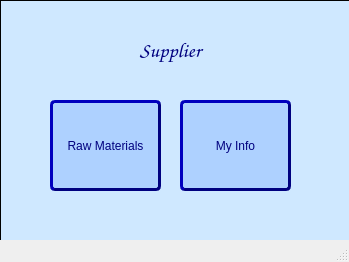
<?xml version="1.0" encoding="UTF-8"?>
<ui version="4.0">
 <class>MainWindow</class>
 <widget class="QMainWindow" name="MainWindow">
  <property name="geometry">
   <rect>
    <x>0</x>
    <y>0</y>
    <width>349</width>
    <height>262</height>
   </rect>
  </property>
  <property name="windowTitle">
   <string>MainWindow</string>
  </property>
  <widget class="QWidget" name="centralwidget">
   <widget class="QPushButton" name="supp_info">
    <property name="geometry">
     <rect>
      <x>180</x>
      <y>100</y>
      <width>111</width>
      <height>91</height>
     </rect>
    </property>
    <property name="styleSheet">
     <string notr="true">background-color: rgb(174, 209, 255);
font: 10pt &quot;Comic Sans MS&quot;;
color: #00007f;
border-style: outset;
border-width: 3px;
border-radius: 5px;
border-color: #00007f;
</string>
    </property>
    <property name="text">
     <string>My Info</string>
    </property>
   </widget>
   <widget class="QPushButton" name="send_order">
    <property name="geometry">
     <rect>
      <x>50</x>
      <y>100</y>
      <width>111</width>
      <height>91</height>
     </rect>
    </property>
    <property name="styleSheet">
     <string notr="true">background-color: rgb(174, 209, 255);
font: 10pt &quot;Comic Sans MS&quot;;
color: #00007f;
border-style: outset;
border-width: 3px;
border-radius: 5px;
border-color: #00007f;
</string>
    </property>
    <property name="text">
     <string>Raw Materials</string>
    </property>
   </widget>
   <widget class="QLabel" name="label_4">
    <property name="geometry">
     <rect>
      <x>0</x>
      <y>0</y>
      <width>481</width>
      <height>371</height>
     </rect>
    </property>
    <property name="autoFillBackground">
     <bool>false</bool>
    </property>
    <property name="styleSheet">
     <string notr="true">

background-color: rgb(207, 232, 255);
</string>
    </property>
    <property name="frameShape">
     <enum>QFrame::Panel</enum>
    </property>
    <property name="text">
     <string/>
    </property>
   </widget>
   <widget class="QLabel" name="label_12">
    <property name="geometry">
     <rect>
      <x>70</x>
      <y>30</y>
      <width>201</width>
      <height>41</height>
     </rect>
    </property>
    <property name="font">
     <font>
      <family>Comic Sans MS</family>
      <pointsize>16</pointsize>
     </font>
    </property>
    <property name="styleSheet">
     <string notr="true"/>
    </property>
    <property name="text">
     <string>&lt;html&gt;&lt;head/&gt;&lt;body&gt;&lt;p&gt;&lt;span style=&quot; color:#00007f;&quot;&gt;Supplier&lt;/span&gt;&lt;/p&gt;&lt;/body&gt;&lt;/html&gt;</string>
    </property>
    <property name="alignment">
     <set>Qt::AlignCenter</set>
    </property>
   </widget>
   <zorder>label_4</zorder>
   <zorder>supp_info</zorder>
   <zorder>send_order</zorder>
   <zorder>label_12</zorder>
  </widget>
  <widget class="QMenuBar" name="menubar">
   <property name="geometry">
    <rect>
     <x>0</x>
     <y>0</y>
     <width>349</width>
     <height>26</height>
    </rect>
   </property>
  </widget>
  <widget class="QStatusBar" name="statusbar"/>
 </widget>
 <resources/>
 <connections/>
</ui>
